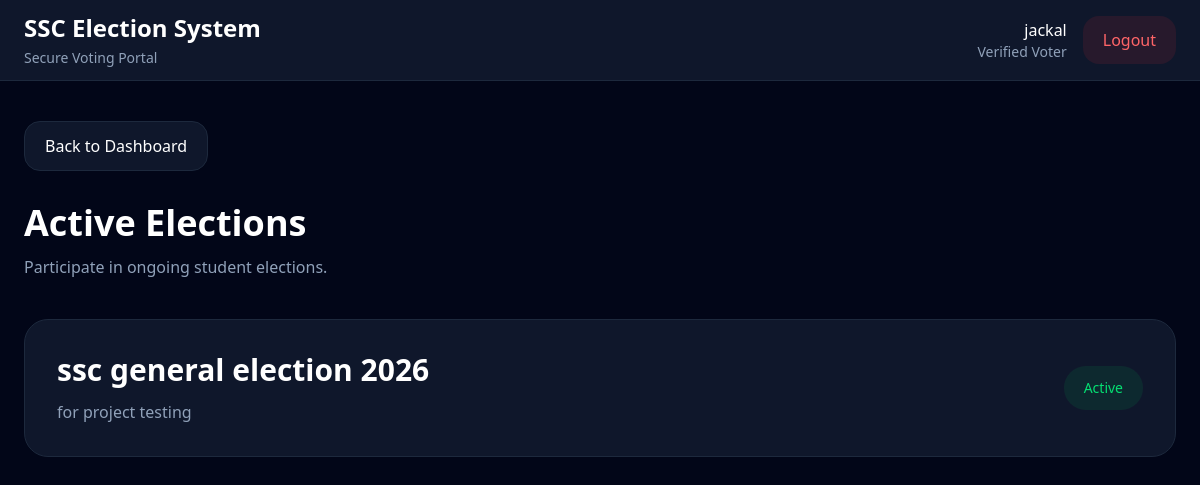
Screenshot of /voting/ (signed in) with the database file from the repository.
### accounts/models.py (models this page shows, shortened)
class User(AbstractUser):
    ROLE_CHOICES = (
        ('SUPER_ADMIN', 'Super Admin'),
        ('ADMIN', 'Admin'),
        ('VOTER', 'Voter'),
    )
    role = models.CharField(
        max_length=20,
        choices=ROLE_CHOICES,
        default='VOTER'
    )
    student_id = models.CharField(
        max_length=50,
        unique=True,
        blank=True,
        null=True
    )
    department = models.CharField(
        max_length=255,
        blank=True
    )
    year_level = models.CharField(
        max_length=50,
        blank=True
    )
    is_approved = models.BooleanField(default=False)
    created_at = models.DateTimeField(auto_now_add=True)

### elections/models.py (models this page shows, shortened)
class Election(models.Model):
    title = models.CharField(max_length=255)
    description = models.TextField()
    start_time = models.DateTimeField()
    end_time = models.DateTimeField()
    is_active = models.BooleanField(default=False)
    created_at = models.DateTimeField(auto_now_add=True)

### voting/views.py (the view)
@login_required
def election_list(request):
    close_concluded_elections()
    now = timezone.now()
    elections = Election.objects.filter(
        is_active=True,
        start_time__lte=now,
        end_time__gt=now
    )
    return render(
        request,
        'voting/election_list.html',
        {
            'elections': elections
        }
    )

### elections/services.py (called while the page is built)
def close_concluded_elections():
    Election.objects.filter(
        is_active=True,
        end_time__lte=timezone.now()
    ).update(
        is_active=False
    )

### templates/voting/election_list.html (shortened to what this page needs)
{% extends 'layouts/voter_base.html' %}
{% block content %}
<div class="mb-10">
    <h2 class="text-4xl font-black">
        Active Elections
    </h2>
    <p class="text-slate-400 mt-3">
        Participate in ongoing student elections.
    </p>
</div>
<div class="grid gap-6">
    {% for election in elections %}
    <a
        href="{% url 'voting:election_ballot' election.id %}"
        class="block bg-slate-900 border border-slate-800 rounded-3xl p-8 hover:border-blue-500 transition"
    >
        <div class="flex items-center justify-between">
            <div>
                <h3 class="text-3xl font-bold">
                    {{ election.title }}
                </h3>
                <p class="text-slate-400 mt-3">
                    {{ election.description }}
                </p>
            </div>
            <span class="bg-green-500/10 text-green-400 px-5 py-3 rounded-full text-sm font-medium">
                Active
            </span>
        </div>
    </a>
    {% empty %}
    <div class="bg-slate-900 border border-slate-800 rounded-3xl p-12 text-center text-slate-400">
        No active elections available.
    </div>
    {% endfor %}
</div>
{% endblock %}

### templates/layouts/voter_base.html (shortened to what this page needs)
{% load static %}
<!DOCTYPE html>
<html lang="en">
<head>
    <link rel="stylesheet" href="{% static 'css/app.css' %}">
</head>
<body class="bg-slate-950 text-white font-sans">
<header class="border-b border-slate-800 bg-slate-900">
    <div class="max-w-7xl mx-auto px-6 h-20 flex items-center justify-between">
        <div>
            <h1 class="text-2xl font-bold">
                SSC Election System
            </h1>
            <p class="text-sm text-slate-400 mt-1">
                Secure Voting Portal
            </p>
        </div>
        <div class="flex items-center gap-4">
            <div class="text-right">
                <p class="font-medium">
                    {{ request.user.username }}
                </p>
                <p class="text-sm text-slate-400">
                    Verified Voter
                </p>
            </div>
            <a
                href="{% url 'logout' %}"
                class="bg-red-500/10 hover:bg-red-500/20 transition text-red-400 px-5 py-3 rounded-2xl font-medium"
            >
                Logout
            </a>
        </div>
    </div>
</header>
<main class="max-w-7xl mx-auto px-6 py-10">
    <div class="mb-8">
    <a
        href="{% url 'voter_dashboard' %}"
        class="inline-flex bg-slate-900 border border-slate-800 hover:border-blue-500 transition px-5 py-3 rounded-2xl font-medium"
    >
        Back to Dashboard
    </a>
</div>
    {% block content %}
    {% endblock %}
</main>
</body>
</html>

### rows the page displays
User: user.username "jackal"
Election: title "ssc general election 2026", description "for project testing"
